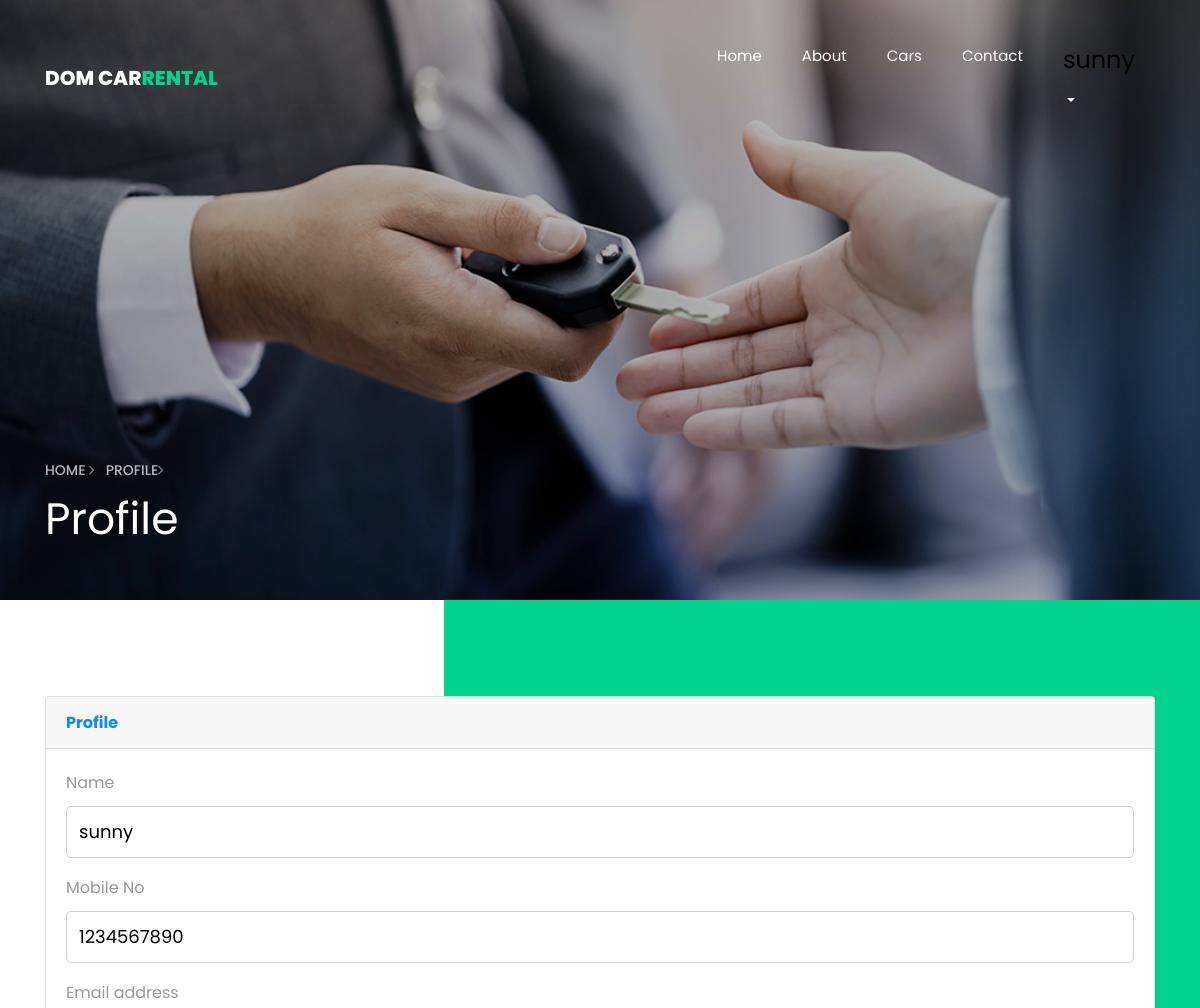
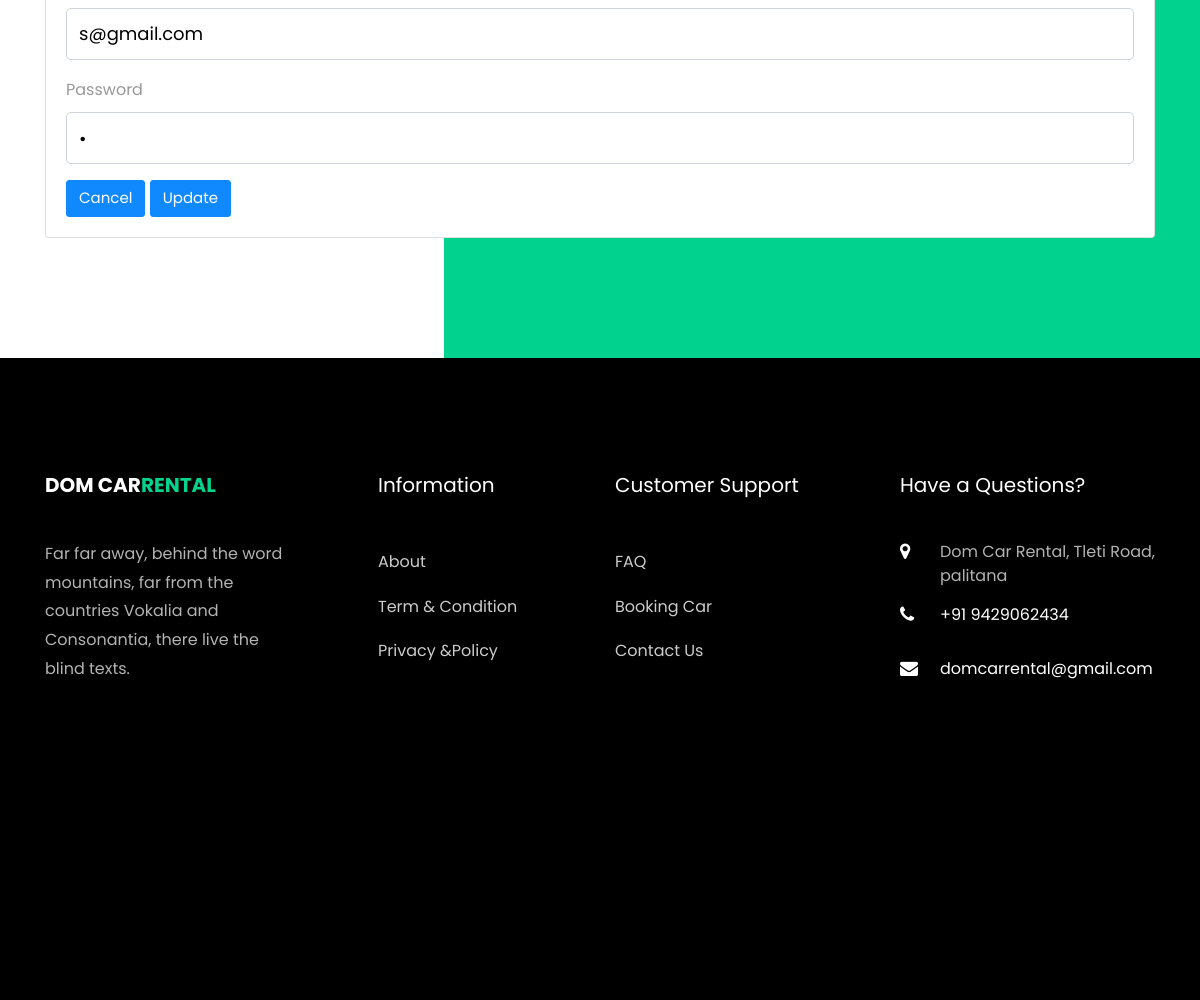
Screenshot of /profile.php (signed in) with the database file from the repository (2 pictures, top to bottom).
### tables this page shows
CREATE TABLE `register` (
  `id` int(11) NOT NULL,
  `name` varchar(30) NOT NULL,
  `mo` bigint(10) NOT NULL,
  `email` varchar(40) NOT NULL,
  `password` varchar(20) NOT NULL,
  `c_password` varchar(20) NOT NULL
);

### profile.php (the view, shortened to what this page needs)
<?php
      include('header.php');
?>
    <section class="hero-wrap hero-wrap-2 js-fullheight" style="background-image: url('images/bg_second.jpg');" data-stellar-background-ratio="0.5">
      <div class="overlay"></div>
      <div class="container">
        <div class="row no-gutters slider-text js-fullheight align-items-end justify-content-start">
          <div class="col-md-9 ftco-animate pb-5">
          	<p class="breadcrumbs"><span class="mr-2"><a href="index.php">Home <i class="ion-ios-arrow-forward"></i></a></span> <span>Profile<i class="ion-ios-arrow-forward"></i></span></p>
            <h1 class="mb-3 bread">Profile</h1>
          </div>
        </div>
      </div>
    </section>
    <section class="ftco-section ftco-about">
			<div class="container">
			<div class="row">
            <div class="col-lg-12">
              <div class="card mb-4">
            <div class="card-header py-3 d-flex flex-row align-items-center justify-content-between">
                <h6 class="m-0 font-weight-bold text-primary">Profile</h6>
            </div>
                <div class="card-body">
                <?php
					$query = "SELECT * FROM `register` where `id`='{$_SESSION['id']}'";
					$result = mysqli_query($conn,$query);
					  if (mysqli_num_rows($result)>0) {
						while($row=mysqli_fetch_assoc($result))
						{
                    		?>
                  <form action="profile_code.php" method="post">
                    <div class="form-group">
                      <label for="name">Name</label>
                      <input type="text" class="form-control" id="name" name="name" value="<?php echo $row['name']; ?>" >
                    </div>
                    <div class="form-group">
                      <label for="Mobile No">Mobile No</label>
                      <input type="number" class="form-control" id="Mobile No" name="mno"  value="<?php echo $row['mo']; ?>">
                    </div>
                    <div class="form-group">
                      <label for="exampleInputEmail1">Email address</label>
                      <input type="email" class="form-control" id="exampleInputEmail1" name="email"  value="<?php echo $row['email']; ?>">
                    </div>
                    <div class="form-group">
                      <label for="exampleInputPassword1">Password</label>
                      <input type="password" class="form-control" id="exampleInputPassword1" name="pass" value="<?php echo $row['password']; ?>">
                    </div>
                    <button type="submit" name="cancel" class="btn btn-primary">Cancel</button>
                    <button type="submit" name="update" class="btn btn-primary">Update</button>
                  </form>
                  <?php
                       }
					}
					else
					{
						  ?>
						  <tr>
							<td>No Data Found</td>
						  </tr>
						  <?php
					}
                ?>
                </div>
              </div>
			</div>
				</div>
		</section>
<?php
      include('footer.php');
?>

### rows the page displays
register: name "sunny", mno "1234567890", email "s@gmail.com"

### other values shown
$_SESSION['name'] "sunny"
